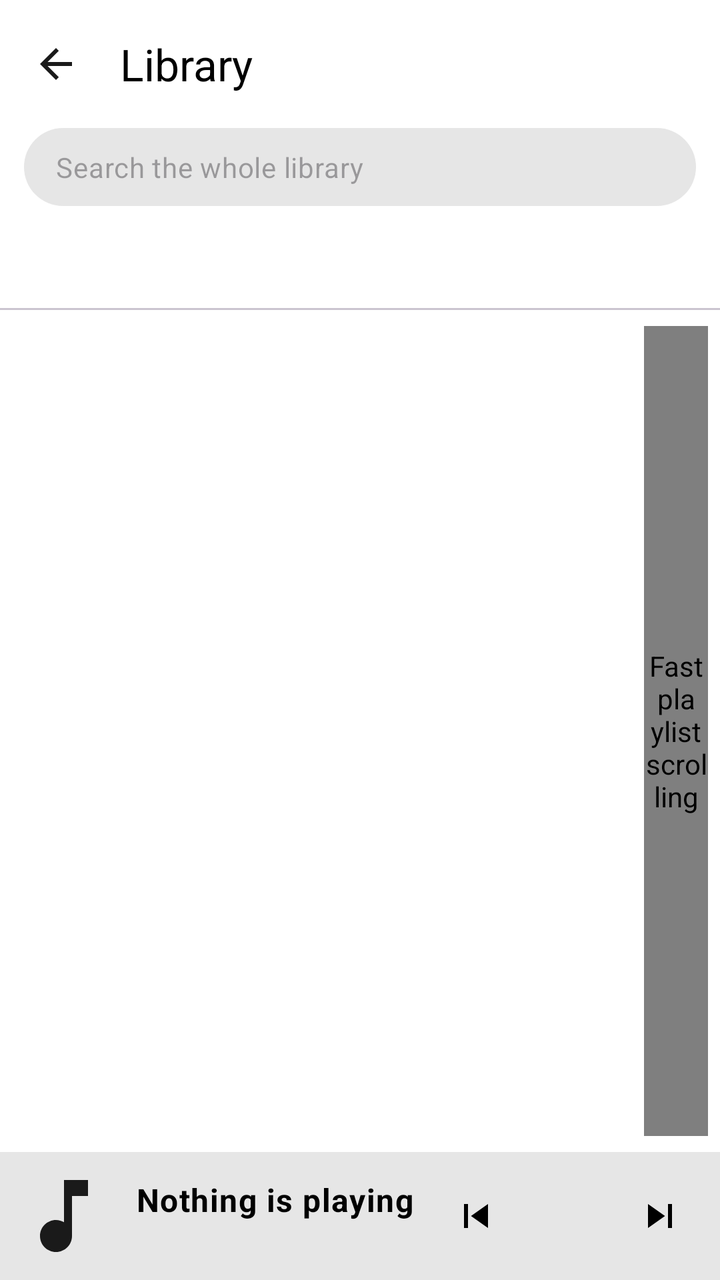
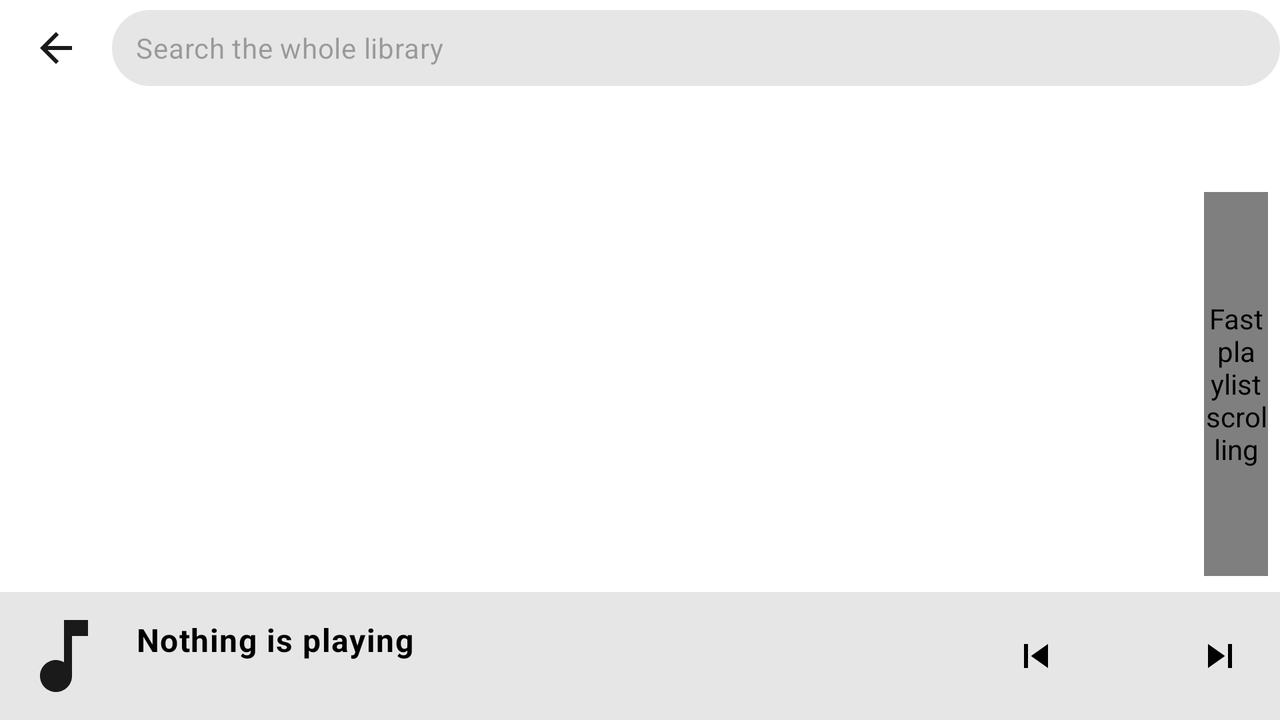

Two renders of one Android screen. The first uses the default layout on a phone; the second uses the alternative layout the repository ships for a different screen configuration, on a matching device. The two XML files are below.
<!-- AndroidManifest.xml: application theme Theme.Viby -->
<!-- res/layout/activity_library.xml -->
<?xml version="1.0" encoding="utf-8"?>
<LinearLayout xmlns:android="http://schemas.android.com/apk/res/android"
    xmlns:app="http://schemas.android.com/apk/res-auto"
    android:layout_width="match_parent"
    android:layout_height="match_parent"
    android:fitsSystemWindows="true"
    android:orientation="vertical">

    <com.google.android.material.appbar.MaterialToolbar
        android:id="@+id/libraryToolbar"
        android:layout_width="match_parent"
        android:layout_height="?attr/actionBarSize"
        app:navigationIcon="?attr/homeAsUpIndicator"
        app:title="@string/menu_library" />

    <EditText
        android:id="@+id/librarySearch"
        android:layout_width="match_parent"
        android:layout_height="wrap_content"
        android:layout_marginHorizontal="12dp"
        android:layout_marginBottom="4dp"
        android:background="@drawable/bg_search"
        android:drawableStart="@drawable/ic_search"
        android:drawablePadding="10dp"
        android:hint="@string/library_search_hint"
        android:imeOptions="actionSearch"
        android:importantForAutofill="no"
        android:inputType="text"
        android:maxLines="1"
        android:paddingHorizontal="16dp"
        android:paddingVertical="10dp"
        android:textAppearance="?attr/textAppearanceBodyMedium" />

    <com.google.android.material.tabs.TabLayout
        android:id="@+id/libraryTabs"
        android:layout_width="match_parent"
        android:layout_height="wrap_content"
        app:tabMode="fixed" />

    <HorizontalScrollView
        android:layout_width="match_parent"
        android:layout_height="wrap_content"
        android:scrollbars="none">

        <com.google.android.material.chip.ChipGroup
            android:id="@+id/libraryFilters"
            android:layout_width="wrap_content"
            android:layout_height="wrap_content"
            android:paddingHorizontal="12dp"
            app:selectionRequired="true"
            app:singleLine="true"
            app:singleSelection="true" />
    </HorizontalScrollView>

    
    <LinearLayout
        android:id="@+id/libraryGroupHeader"
        android:layout_width="match_parent"
        android:layout_height="wrap_content"
        android:background="@color/viby_surface_high"
        android:gravity="center_vertical"
        android:orientation="horizontal"
        android:paddingHorizontal="4dp"
        android:visibility="gone">

        <ImageButton
            android:id="@+id/libraryGroupBack"
            android:layout_width="48dp"
            android:layout_height="48dp"
            android:background="?attr/selectableItemBackgroundBorderless"
            android:contentDescription="@string/library_back_to_groups"
            android:src="@drawable/ic_arrow_back" />

        <TextView
            android:id="@+id/libraryGroupTitle"
            android:layout_width="0dp"
            android:layout_height="wrap_content"
            android:layout_weight="1"
            android:ellipsize="end"
            android:maxLines="2"
            android:textAppearance="?attr/textAppearanceTitleSmall" />

        <ImageButton
            android:id="@+id/libraryGroupPlay"
            android:layout_width="48dp"
            android:layout_height="48dp"
            android:background="?attr/selectableItemBackgroundBorderless"
            android:contentDescription="@string/bulk_play"
            android:src="@drawable/ic_play" />
    </LinearLayout>

    
    <LinearLayout
        android:id="@+id/librarySelectionBar"
        android:layout_width="match_parent"
        android:layout_height="wrap_content"
        android:background="@color/viby_surface_high"
        android:gravity="center_vertical"
        android:orientation="horizontal"
        android:paddingHorizontal="8dp"
        android:paddingVertical="4dp"
        android:visibility="gone">

        <CheckBox
            android:id="@+id/librarySelectAll"
            android:layout_width="wrap_content"
            android:layout_height="wrap_content"
            android:contentDescription="@string/select_all" />

        <TextView
            android:id="@+id/librarySelectionCount"
            android:layout_width="0dp"
            android:layout_height="wrap_content"
            android:layout_weight="1"
            android:textAppearance="?attr/textAppearanceBodyMedium" />

        <ImageButton
            android:id="@+id/librarySelectionPlay"
            android:layout_width="44dp"
            android:layout_height="44dp"
            android:background="?attr/selectableItemBackgroundBorderless"
            android:contentDescription="@string/bulk_play"
            android:src="@drawable/ic_play" />

        <ImageButton
            android:id="@+id/librarySelectionQueue"
            android:layout_width="44dp"
            android:layout_height="44dp"
            android:background="?attr/selectableItemBackgroundBorderless"
            android:contentDescription="@string/ctx_add_queue"
            android:src="@drawable/ic_queue_music" />

        <ImageButton
            android:id="@+id/librarySelectionFavorite"
            android:layout_width="44dp"
            android:layout_height="44dp"
            android:background="?attr/selectableItemBackgroundBorderless"
            android:contentDescription="@string/ctx_favorite"
            android:src="@drawable/ic_favorite" />

        <ImageButton
            android:id="@+id/librarySelectionMore"
            android:layout_width="44dp"
            android:layout_height="44dp"
            android:background="?attr/selectableItemBackgroundBorderless"
            android:contentDescription="@string/bulk_actions"
            android:src="@drawable/ic_more_vert" />

        <ImageButton
            android:id="@+id/librarySelectionClose"
            android:layout_width="44dp"
            android:layout_height="44dp"
            android:background="?attr/selectableItemBackgroundBorderless"
            android:contentDescription="@android:string/cancel"
            android:src="@drawable/ic_close" />
    </LinearLayout>

    <FrameLayout
        android:layout_width="match_parent"
        android:layout_height="0dp"
        android:layout_weight="1">

        <androidx.recyclerview.widget.RecyclerView
            android:id="@+id/libraryList"
            android:layout_width="match_parent"
            android:layout_height="match_parent"
            android:clipToPadding="false"
            android:paddingEnd="32dp"
            android:paddingVertical="4dp"
            app:layoutManager="androidx.recyclerview.widget.LinearLayoutManager" />

        <TextView
            android:id="@+id/libraryEmpty"
            android:layout_width="wrap_content"
            android:layout_height="wrap_content"
            android:layout_gravity="center"
            android:gravity="center"
            android:padding="32dp"
            android:text="@string/library_empty"
            android:textAppearance="?attr/textAppearanceBodyLarge"
            android:textColor="@color/viby_text_secondary"
            android:visibility="gone" />

        <com.example.viby.ui.widget.PlaylistFastScroller
            android:id="@+id/libraryFastScroller"
            android:layout_width="32dp"
            android:layout_height="match_parent"
            android:layout_gravity="end"
            android:layout_marginVertical="8dp"
            android:layout_marginEnd="6dp"
            android:contentDescription="@string/playlist_fast_scroll" />
    </FrameLayout>

    <include
        android:id="@+id/libraryMiniPlayer"
        layout="@layout/view_mini_player" />

</LinearLayout>
<!-- res/layout/view_mini_player.xml (included above) -->
<?xml version="1.0" encoding="utf-8"?>
<LinearLayout xmlns:android="http://schemas.android.com/apk/res/android"
    xmlns:app="http://schemas.android.com/apk/res-auto"
    android:id="@+id/miniPlayer"
    android:layout_width="match_parent"
    android:layout_height="64dp"
    android:background="@drawable/bg_mini_player"
    android:gravity="center_vertical"
    android:orientation="horizontal"
    android:paddingHorizontal="8dp">

    <ImageView
        android:id="@+id/miniThumb"
        android:layout_width="48dp"
        android:layout_height="48dp"
        android:contentDescription="@string/cover_desc"
        android:scaleType="centerCrop"
        android:src="@drawable/ic_music_note"
        app:tint="@null" />

    <LinearLayout
        android:layout_width="0dp"
        android:layout_height="wrap_content"
        android:layout_marginStart="12dp"
        android:layout_weight="1"
        android:orientation="vertical">

        <TextView
            android:id="@+id/miniTitle"
            android:layout_width="match_parent"
            android:layout_height="wrap_content"
            android:ellipsize="end"
            android:singleLine="true"
            android:text="@string/no_track"
            android:textAppearance="?attr/textAppearanceBodyLarge"
            android:textColor="@color/viby_on_control_panel"
            android:textStyle="bold" />

        <TextView
            android:id="@+id/miniArtist"
            android:layout_width="match_parent"
            android:layout_height="wrap_content"
            android:ellipsize="end"
            android:singleLine="true"
            android:textAppearance="?attr/textAppearanceBodySmall"
            android:textColor="@color/viby_on_control_panel" />
    </LinearLayout>

    <ImageButton
        android:id="@+id/miniPrev"
        android:layout_width="44dp"
        android:layout_height="44dp"
        android:background="?attr/selectableItemBackgroundBorderless"
        android:contentDescription="@string/btn_prev"
        android:src="@drawable/ic_skip_previous"
        app:tint="@color/viby_on_control_panel" />

    <ImageButton
        android:id="@+id/miniPlay"
        android:layout_width="48dp"
        android:layout_height="48dp"
        android:background="?attr/selectableItemBackgroundBorderless"
        android:contentDescription="@string/btn_play_pause"
        android:src="@drawable/ic_play"
        app:tint="@color/viby_on_control_panel" />

    <ImageButton
        android:id="@+id/miniNext"
        android:layout_width="44dp"
        android:layout_height="44dp"
        android:background="?attr/selectableItemBackgroundBorderless"
        android:contentDescription="@string/btn_next"
        android:src="@drawable/ic_skip_next"
        app:tint="@color/viby_on_control_panel" />

</LinearLayout>
<!-- resources referenced by this layout -->
<resources>
  <color name="viby_on_control_panel">#FF000000</color>
  <color name="viby_surface_high">#FFE6E6E6</color>
  <color name="viby_text_secondary">#FF1A1A1A</color>
  <!-- drawable bg_mini_player (drawable) -->
  <?xml version="1.0" encoding="utf-8"?>
  <shape xmlns:android="http://schemas.android.com/apk/res/android" android:shape="rectangle">
      <solid android:color="@color/viby_control_panel" />
  </shape>
  <!-- drawable bg_search (drawable) -->
  <?xml version="1.0" encoding="utf-8"?>
  <shape xmlns:android="http://schemas.android.com/apk/res/android" android:shape="rectangle">
      <solid android:color="@color/viby_surface_high" />
      <corners android:radius="24dp" />
  </shape>
  <!-- drawable ic_arrow_back (drawable) -->
  <vector xmlns:android="http://schemas.android.com/apk/res/android"
      android:width="24dp" android:height="24dp"
      android:viewportWidth="24" android:viewportHeight="24"
      android:tint="?attr/colorControlNormal">
      <path android:fillColor="@android:color/white" android:pathData="M20,11H7.83l5.59,-5.59L12,4l-8,8 8,8 1.41,-1.41L7.83,13H20v-2z" />
  </vector>
  <!-- drawable ic_close (drawable) -->
  <vector xmlns:android="http://schemas.android.com/apk/res/android"
      android:width="24dp" android:height="24dp"
      android:viewportWidth="24" android:viewportHeight="24"
      android:tint="?attr/colorControlNormal">
      <path android:fillColor="@android:color/white" android:pathData="M19,6.41L17.59,5 12,10.59 6.41,5 5,6.41 10.59,12 5,17.59 6.41,19 12,13.41 17.59,19 19,17.59 13.41,12z" />
  </vector>
  <!-- drawable ic_queue_music (drawable) -->
  <vector xmlns:android="http://schemas.android.com/apk/res/android"
      android:width="24dp"
      android:height="24dp"
      android:viewportWidth="24"
      android:viewportHeight="24"
      android:tint="@color/viby_text">
      <path
          android:fillColor="@android:color/white"
          android:pathData="M3,10h12v2H3zM3,6h12v2H3zM3,14h8v2H3zM17,6v8.18A3,3 0,1 0,19,17V8h3V6z" />
  </vector>
  <!-- drawable ic_skip_next (drawable) -->
  <vector xmlns:android="http://schemas.android.com/apk/res/android"
      android:width="24dp" android:height="24dp"
      android:viewportWidth="24" android:viewportHeight="24"
      android:tint="?attr/colorControlNormal">
      <path android:fillColor="@android:color/white" android:pathData="M6,18l8.5,-6L6,6v12zM16,6v12h2V6h-2z" />
  </vector>
  <!-- drawable ic_skip_previous (drawable) -->
  <vector xmlns:android="http://schemas.android.com/apk/res/android"
      android:width="24dp" android:height="24dp"
      android:viewportWidth="24" android:viewportHeight="24"
      android:tint="?attr/colorControlNormal">
      <path android:fillColor="@android:color/white" android:pathData="M6,6h2v12L6,18zM9.5,12l8.5,6L18,6z" />
  </vector>
  <string name="btn_next">Next</string>
  <string name="btn_play_pause">Play/pause</string>
  <string name="btn_prev">Previous</string>
  <string name="bulk_actions">More actions</string>
  <string name="bulk_play">Play</string>
  <string name="cover_desc">Cover art</string>
  <string name="ctx_add_queue">Add to queue</string>
  <string name="ctx_favorite">Add to favorites</string>
  <string name="library_back_to_groups">Back</string>
  <string name="library_empty">Nothing found</string>
  <string name="library_search_hint">Search the whole library</string>
  <string name="menu_library">Library</string>
  <string name="no_track">Nothing is playing</string>
  <string name="playlist_fast_scroll">Fast playlist scrolling</string>
  <string name="select_all">Select all</string>
  <color name="viby_control_panel">#FFE6E6E6</color>
  <color name="viby_text">#FF000000</color>
  <color name="viby_accent">#FF000000</color>
  <color name="viby_on_accent">#FFFFFFFF</color>
  <color name="viby_accent_dark">#FFE6E6E6</color>
  <color name="viby_surface">#FFFFFFFF</color>
  <color name="viby_wave">#FFE6E6E6</color>
  <color name="viby_bg">#FFFFFFFF</color>
  <!-- some entries are left out for length -->
</resources>
<!-- res/layout-land/activity_library.xml (the repository's variant of the layout above) -->
<!-- drawn on the phone turned sideways -->
<?xml version="1.0" encoding="utf-8"?>
<LinearLayout xmlns:android="http://schemas.android.com/apk/res/android"
    xmlns:app="http://schemas.android.com/apk/res-auto"
    android:layout_width="match_parent"
    android:layout_height="match_parent"
    android:fitsSystemWindows="true"
    android:orientation="vertical">

    
    <com.google.android.material.appbar.MaterialToolbar
        android:id="@+id/libraryToolbar"
        android:layout_width="match_parent"
        android:layout_height="48dp"
        android:minHeight="48dp"
        app:contentInsetStartWithNavigation="0dp"
        app:navigationIcon="?attr/homeAsUpIndicator">

        <EditText
            android:id="@+id/librarySearch"
            android:layout_width="match_parent"
            android:layout_height="38dp"
            android:background="@drawable/bg_search"
            android:drawableStart="@drawable/ic_search"
            android:drawablePadding="8dp"
            android:hint="@string/library_search_hint"
            android:imeOptions="actionSearch|flagNoExtractUi|flagNoFullscreen"
            android:importantForAutofill="no"
            android:inputType="text"
            android:maxLines="1"
            android:paddingStart="12dp"
            android:paddingEnd="12dp"
            android:textAppearance="?attr/textAppearanceBodyMedium" />
    </com.google.android.material.appbar.MaterialToolbar>

    <LinearLayout
        android:layout_width="match_parent"
        android:layout_height="wrap_content"
        android:gravity="center_vertical"
        android:orientation="horizontal">

        <com.google.android.material.tabs.TabLayout
            android:id="@+id/libraryTabs"
            android:layout_width="wrap_content"
            android:layout_height="40dp"
            app:tabMinWidth="72dp"
            app:tabMode="auto"
            app:tabPaddingEnd="8dp"
            app:tabPaddingStart="8dp" />

        <HorizontalScrollView
            android:layout_width="0dp"
            android:layout_height="wrap_content"
            android:layout_weight="1"
            android:scrollbars="none">

            <LinearLayout
                android:layout_width="wrap_content"
                android:layout_height="wrap_content"
                android:orientation="horizontal">

                <com.google.android.material.chip.ChipGroup
                    android:id="@+id/libraryFilters"
                    android:layout_width="wrap_content"
                    android:layout_height="wrap_content"
                    android:paddingHorizontal="8dp"
                    app:selectionRequired="true"
                    app:singleLine="true"
                    app:singleSelection="true" />
            </LinearLayout>
        </HorizontalScrollView>
    </LinearLayout>

    
    <LinearLayout
        android:id="@+id/libraryGroupHeader"
        android:layout_width="match_parent"
        android:layout_height="wrap_content"
        android:background="@color/viby_surface_high"
        android:gravity="center_vertical"
        android:orientation="horizontal"
        android:paddingHorizontal="4dp"
        android:visibility="gone">

        <ImageButton
            android:id="@+id/libraryGroupBack"
            android:layout_width="48dp"
            android:layout_height="48dp"
            android:background="?attr/selectableItemBackgroundBorderless"
            android:contentDescription="@string/library_back_to_groups"
            android:src="@drawable/ic_arrow_back" />

        <TextView
            android:id="@+id/libraryGroupTitle"
            android:layout_width="0dp"
            android:layout_height="wrap_content"
            android:layout_weight="1"
            android:ellipsize="end"
            android:maxLines="2"
            android:textAppearance="?attr/textAppearanceTitleSmall" />

        <ImageButton
            android:id="@+id/libraryGroupPlay"
            android:layout_width="48dp"
            android:layout_height="48dp"
            android:background="?attr/selectableItemBackgroundBorderless"
            android:contentDescription="@string/bulk_play"
            android:src="@drawable/ic_play" />
    </LinearLayout>

    
    <LinearLayout
        android:id="@+id/librarySelectionBar"
        android:layout_width="match_parent"
        android:layout_height="wrap_content"
        android:background="@color/viby_surface_high"
        android:gravity="center_vertical"
        android:orientation="horizontal"
        android:paddingHorizontal="8dp"
        android:paddingVertical="4dp"
        android:visibility="gone">

        <CheckBox
            android:id="@+id/librarySelectAll"
            android:layout_width="wrap_content"
            android:layout_height="wrap_content"
            android:contentDescription="@string/select_all" />

        <TextView
            android:id="@+id/librarySelectionCount"
            android:layout_width="0dp"
            android:layout_height="wrap_content"
            android:layout_weight="1"
            android:textAppearance="?attr/textAppearanceBodyMedium" />

        <ImageButton
            android:id="@+id/librarySelectionPlay"
            android:layout_width="44dp"
            android:layout_height="44dp"
            android:background="?attr/selectableItemBackgroundBorderless"
            android:contentDescription="@string/bulk_play"
            android:src="@drawable/ic_play" />

        <ImageButton
            android:id="@+id/librarySelectionQueue"
            android:layout_width="44dp"
            android:layout_height="44dp"
            android:background="?attr/selectableItemBackgroundBorderless"
            android:contentDescription="@string/ctx_add_queue"
            android:src="@drawable/ic_queue_music" />

        <ImageButton
            android:id="@+id/librarySelectionFavorite"
            android:layout_width="44dp"
            android:layout_height="44dp"
            android:background="?attr/selectableItemBackgroundBorderless"
            android:contentDescription="@string/ctx_favorite"
            android:src="@drawable/ic_favorite" />

        <ImageButton
            android:id="@+id/librarySelectionMore"
            android:layout_width="44dp"
            android:layout_height="44dp"
            android:background="?attr/selectableItemBackgroundBorderless"
            android:contentDescription="@string/bulk_actions"
            android:src="@drawable/ic_more_vert" />

        <ImageButton
            android:id="@+id/librarySelectionClose"
            android:layout_width="44dp"
            android:layout_height="44dp"
            android:background="?attr/selectableItemBackgroundBorderless"
            android:contentDescription="@android:string/cancel"
            android:src="@drawable/ic_close" />
    </LinearLayout>

    <FrameLayout
        android:layout_width="match_parent"
        android:layout_height="0dp"
        android:layout_weight="1">

        <androidx.recyclerview.widget.RecyclerView
            android:id="@+id/libraryList"
            android:layout_width="match_parent"
            android:layout_height="match_parent"
            android:clipToPadding="false"
            android:paddingEnd="32dp"
            android:paddingVertical="4dp"
            app:layoutManager="androidx.recyclerview.widget.LinearLayoutManager" />

        <TextView
            android:id="@+id/libraryEmpty"
            android:layout_width="wrap_content"
            android:layout_height="wrap_content"
            android:layout_gravity="center"
            android:gravity="center"
            android:padding="32dp"
            android:text="@string/library_empty"
            android:textAppearance="?attr/textAppearanceBodyLarge"
            android:textColor="@color/viby_text_secondary"
            android:visibility="gone" />

        <com.example.viby.ui.widget.PlaylistFastScroller
            android:id="@+id/libraryFastScroller"
            android:layout_width="32dp"
            android:layout_height="match_parent"
            android:layout_gravity="end"
            android:layout_marginVertical="8dp"
            android:layout_marginEnd="6dp"
            android:contentDescription="@string/playlist_fast_scroll" />
    </FrameLayout>

    <include
        android:id="@+id/libraryMiniPlayer"
        layout="@layout/view_mini_player" />

</LinearLayout>
<!-- resources referenced by the variant -->
<!-- as the phone turned sideways resolves them -->
<resources>
  <color name="viby_on_control_panel">#FF000000</color>
  <color name="viby_surface_high">#FFE6E6E6</color>
  <color name="viby_text_secondary">#FF1A1A1A</color>
  <!-- drawable bg_mini_player (drawable) -->
  <?xml version="1.0" encoding="utf-8"?>
  <shape xmlns:android="http://schemas.android.com/apk/res/android" android:shape="rectangle">
      <solid android:color="@color/viby_control_panel" />
  </shape>
  <!-- drawable bg_search (drawable) -->
  <?xml version="1.0" encoding="utf-8"?>
  <shape xmlns:android="http://schemas.android.com/apk/res/android" android:shape="rectangle">
      <solid android:color="@color/viby_surface_high" />
      <corners android:radius="24dp" />
  </shape>
  <!-- drawable ic_arrow_back (drawable) -->
  <vector xmlns:android="http://schemas.android.com/apk/res/android"
      android:width="24dp" android:height="24dp"
      android:viewportWidth="24" android:viewportHeight="24"
      android:tint="?attr/colorControlNormal">
      <path android:fillColor="@android:color/white" android:pathData="M20,11H7.83l5.59,-5.59L12,4l-8,8 8,8 1.41,-1.41L7.83,13H20v-2z" />
  </vector>
  <!-- drawable ic_close (drawable) -->
  <vector xmlns:android="http://schemas.android.com/apk/res/android"
      android:width="24dp" android:height="24dp"
      android:viewportWidth="24" android:viewportHeight="24"
      android:tint="?attr/colorControlNormal">
      <path android:fillColor="@android:color/white" android:pathData="M19,6.41L17.59,5 12,10.59 6.41,5 5,6.41 10.59,12 5,17.59 6.41,19 12,13.41 17.59,19 19,17.59 13.41,12z" />
  </vector>
  <!-- drawable ic_queue_music (drawable) -->
  <vector xmlns:android="http://schemas.android.com/apk/res/android"
      android:width="24dp"
      android:height="24dp"
      android:viewportWidth="24"
      android:viewportHeight="24"
      android:tint="@color/viby_text">
      <path
          android:fillColor="@android:color/white"
          android:pathData="M3,10h12v2H3zM3,6h12v2H3zM3,14h8v2H3zM17,6v8.18A3,3 0,1 0,19,17V8h3V6z" />
  </vector>
  <!-- drawable ic_skip_next (drawable) -->
  <vector xmlns:android="http://schemas.android.com/apk/res/android"
      android:width="24dp" android:height="24dp"
      android:viewportWidth="24" android:viewportHeight="24"
      android:tint="?attr/colorControlNormal">
      <path android:fillColor="@android:color/white" android:pathData="M6,18l8.5,-6L6,6v12zM16,6v12h2V6h-2z" />
  </vector>
  <!-- drawable ic_skip_previous (drawable) -->
  <vector xmlns:android="http://schemas.android.com/apk/res/android"
      android:width="24dp" android:height="24dp"
      android:viewportWidth="24" android:viewportHeight="24"
      android:tint="?attr/colorControlNormal">
      <path android:fillColor="@android:color/white" android:pathData="M6,6h2v12L6,18zM9.5,12l8.5,6L18,6z" />
  </vector>
  <string name="btn_next">Next</string>
  <string name="btn_play_pause">Play/pause</string>
  <string name="btn_prev">Previous</string>
  <string name="bulk_actions">More actions</string>
  <string name="bulk_play">Play</string>
  <string name="cover_desc">Cover art</string>
  <string name="ctx_add_queue">Add to queue</string>
  <string name="ctx_favorite">Add to favorites</string>
  <string name="library_back_to_groups">Back</string>
  <string name="library_empty">Nothing found</string>
  <string name="library_search_hint">Search the whole library</string>
  <string name="no_track">Nothing is playing</string>
  <string name="playlist_fast_scroll">Fast playlist scrolling</string>
  <string name="select_all">Select all</string>
  <color name="viby_control_panel">#FFE6E6E6</color>
  <color name="viby_text">#FF000000</color>
  <color name="viby_accent">#FF000000</color>
  <color name="viby_on_accent">#FFFFFFFF</color>
  <color name="viby_accent_dark">#FFE6E6E6</color>
  <color name="viby_surface">#FFFFFFFF</color>
  <color name="viby_wave">#FFE6E6E6</color>
  <color name="viby_bg">#FFFFFFFF</color>
  <!-- some entries are left out for length -->
</resources>
